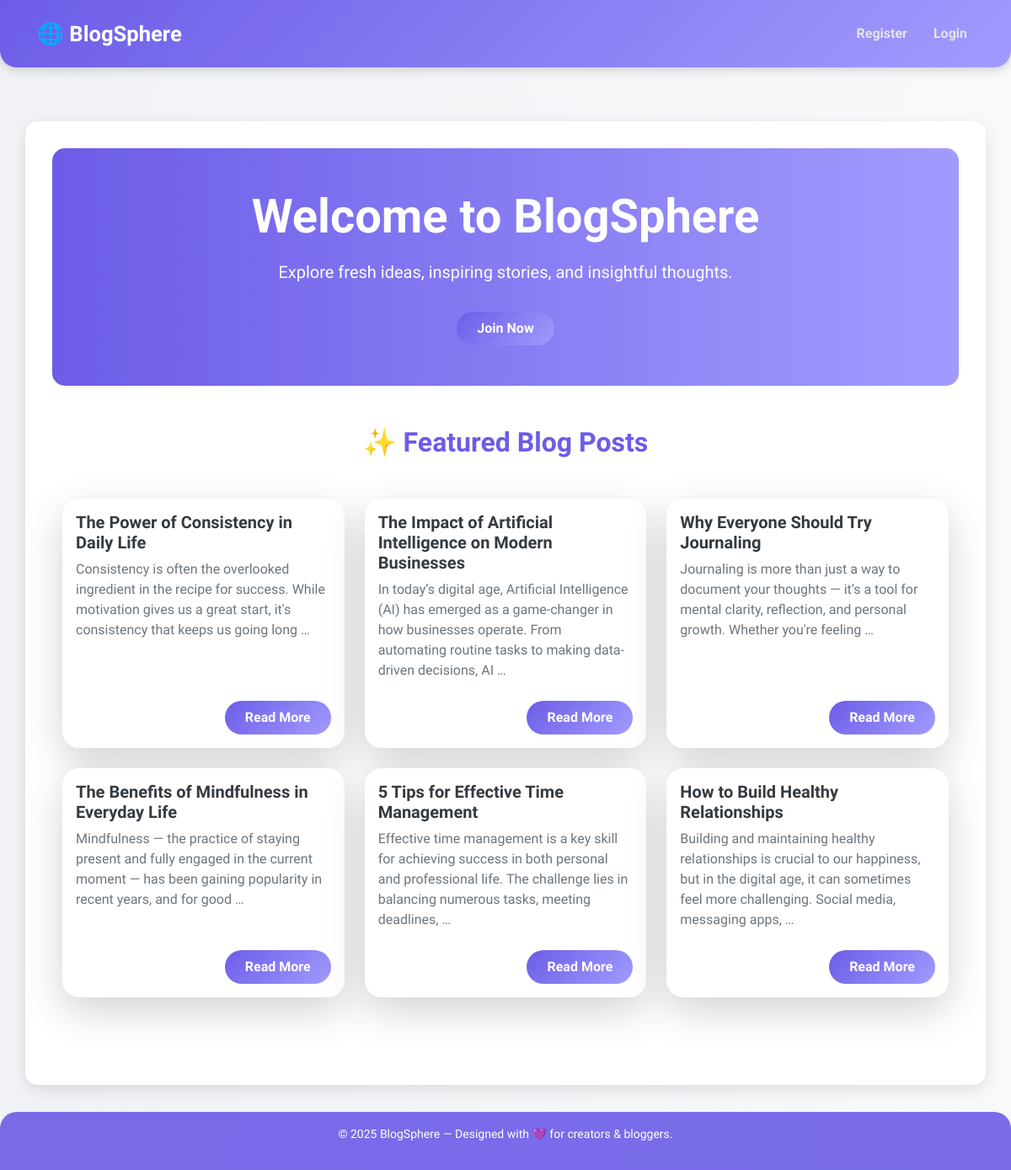
The page / on the database its author committed.
### posts/models.py (models this page shows, shortened)
class Post(models.Model):
    title = models.CharField(max_length=200)
    content = models.TextField()
    author = models.ForeignKey(User, on_delete=models.CASCADE)
    created_at = models.DateTimeField(default=now)

### posts/views.py (the view)
# urls.py: path('', views.index, name='index'),
def index(request):
    posts = Post.objects.all()
    return render(request, 'index.html', {'posts' : posts})

### templates/index.html
{% extends "base.html" %}
{% block content %}
<section class="text-white text-center py-5" style="background: linear-gradient(to right, #6c5ce7, #a29bfe); border-radius: 15px;">
  <div class="container">
    <h1 class="display-4 fw-bold">Welcome to BlogSphere</h1>
    <p class="lead mt-3">Explore fresh ideas, inspiring stories, and insightful thoughts.</p>
    <a href="{% url 'register' %}" class="btn btn-custom mt-3 px-4 py-2">Join Now</a>
  </div>
</section>
<div class="container py-5">
  <h2 class="text-center fw-bold mb-5" style="color: #6c5ce7;">✨ Featured Blog Posts</h2>
  <div class="row justify-content-center">
    {% for post in posts %}
      <div class="col-md-4 mb-4">
        <div class="card border-0 shadow-lg h-100" style="border-radius: 20px;">
          <div class="card-body d-flex flex-column">
            <h5 class="card-title fw-bold mb-2" style="color: #343a40;">{{ post.title }}</h5>
            <p class="card-text text-muted flex-grow-1">{{ post.content|truncatewords:25 }}</p>
            <div class="text-end">
              <a href="{% url 'post_detail' post.id %}" class="btn btn-custom mt-2">Read More</a>
            </div>
          </div>
        </div>
      </div>
    {% empty %}
      <p class="text-center text-muted fs-5">No posts available at the moment. Check back soon!</p>
    {% endfor %}
  </div>
</div>
{% endblock %}

### templates/base.html (shortened to what this page needs)
<!DOCTYPE html>
<html lang="en">
<head>
  <link href="https://cdn.jsdelivr.net/npm/bootstrap@5.1.3/dist/css/bootstrap.min.css" rel="stylesheet" />
</head>
<body>
  <nav class="navbar navbar-expand-lg navbar-dark">
    <div class="container">
      <a class="navbar-brand" href="{% url 'index' %}">🌐 BlogSphere</a>
      <div class="collapse navbar-collapse" id="navbarNav">
        <ul class="navbar-nav ms-auto">
          {% if user.is_authenticated %}
            <li class="nav-item">
              <a class="nav-link" href="{% url 'logout' %}">Logout</a>
            </li>
          {% else %}
            <li class="nav-item">
              <a class="nav-link" href="{% url 'register' %}">Register</a>
            </li>
            <li class="nav-item">
              <a class="nav-link" href="{% url 'login' %}">Login</a>
            </li>
          {% endif %}
        </ul>
      </div>
    </div>
  </nav>
  <main class="container">
    <div class="card-style">
      {% block content %}
      {% endblock %}
    </div>
  </main>
  <footer>
    <p>&copy; 2025 BlogSphere — Designed with 💜 for creators & bloggers.</p>
  </footer>
</body>
</html>

### templates/base.html (style rules this page uses)
body { font-family: 'Urbanist', sans-serif; background: linear-gradient(to right, #f0f2f5, #f8f9fb); color: #2d2d2d; display: flex; flex-direction: column; min-height: 100vh; }
.navbar { background: linear-gradient(135deg, #6c5ce7, #a29bfe); padding: 1rem 2rem; border-radius: 0 0 20px 20px; box-shadow: 0 4px 12px rgba(0, 0, 0, 0.15); }
.navbar-brand { font-weight: 800; font-size: 1.6rem; color: #fff; }
.navbar-nav .nav-link { color: #e4e4e4 !important; font-weight: 600; margin-left: 15px; transition: all 0.3s ease; }
main.container { flex: 1; padding: 2rem 0; }
.card-style { background-color: #ffffff; border-radius: 15px; box-shadow: 0 6px 18px rgba(0, 0, 0, 0.1); padding: 2rem; margin-top: 2rem; }
footer { background: rgba(108, 92, 231, 0.9); backdrop-filter: blur(10px); color: #fff; text-align: center; padding: 1rem; margin-top: auto; font-size: 14px; border-top-left-radius: 20px; border-top-right-radius: 20px; }
.btn-custom { background: linear-gradient(135deg, #6c5ce7, #a29bfe); color: #fff; font-weight: 600; border: none; border-radius: 50px; padding: 0.5rem 1.5rem; transition: all 0.3s ease; }
.btn-custom { background-color: #6c5ce7; color: white; border-radius: 50px; transition: background-color 0.3s ease; }

### rows shown on the page
Post: title "The Power of Consistency in Daily Life", content "Consistency is often the overlooked ingredient in the recipe for success. While motivation gives us a great start, it's consistency that keeps us going long …"
Post: title "The Impact of Artificial Intelligence on Modern Businesses", content "In today’s digital age, Artificial Intelligence (AI) has emerged as a game-changer in how businesses operate. From automating routine tasks to making data-driven decisions, AI …"
Post: title "Why Everyone Should Try Journaling", content "Journaling is more than just a way to document your thoughts — it’s a tool for mental clarity, reflection, and personal growth. Whether you're feeling …"
Post: title "The Benefits of Mindfulness in Everyday Life", content "Mindfulness — the practice of staying present and fully engaged in the current moment — has been gaining popularity in recent years, and for good …"
Post: title "5 Tips for Effective Time Management", content "Effective time management is a key skill for achieving success in both personal and professional life. The challenge lies in balancing numerous tasks, meeting deadlines, …"
Post: title "How to Build Healthy Relationships", content "Building and maintaining healthy relationships is crucial to our happiness, but in the digital age, it can sometimes feel more challenging. Social media, messaging apps, …"
